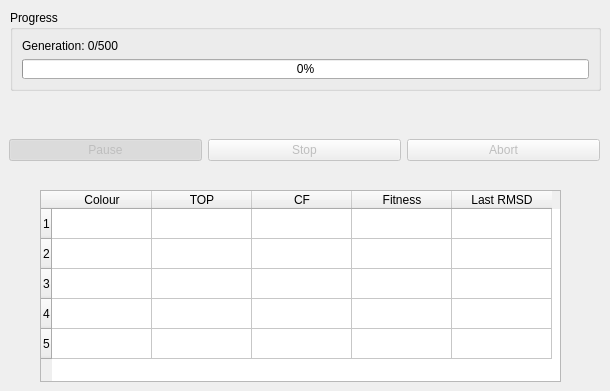
     <widget class="QWidget" name="tab">
      <attribute name="title">
       <string>Results</string>
      </attribute>
      <widget class="QTableWidget" name="flexaid_result_table">
       <property name="geometry">
        <rect>
         <x>40</x>
         <y>190</y>
         <width>521</width>
         <height>192</height>
        </rect>
       </property>
       <property name="rowCount">
        <number>5</number>
       </property>
       <row/>
       <row/>
       <row/>
       <row/>
       <row/>
       <column>
        <property name="text">
         <string>Colour</string>
        </property>
       </column>
       <column>
        <property name="text">
         <string>TOP</string>
        </property>
       </column>
       <column>
        <property name="text">
         <string>CF</string>
        </property>
       </column>
       <column>
        <property name="text">
         <string>Fitness</string>
        </property>
       </column>
       <column>
        <property name="text">
         <string>Last RMSD</string>
        </property>
       </column>
      </widget>
      <widget class="QGroupBox" name="groupBox_8">
       <property name="geometry">
        <rect>
         <x>10</x>
         <y>10</y>
         <width>591</width>
         <height>81</height>
        </rect>
       </property>
       <property name="title">
        <string>Progress</string>
       </property>
       <layout class="QGridLayout" name="gridLayout_2">
        <item row="0" column="0">
         <widget class="QLabel" name="generation_label">
          <property name="text">
           <string>Generation: 0/500</string>
          </property>
         </widget>
        </item>
        <item row="1" column="0">
         <widget class="QProgressBar" name="flexaid_progress">
          <property name="autoFillBackground">
           <bool>false</bool>
          </property>
          <property name="maximum">
           <number>500</number>
          </property>
          <property name="value">
           <number>0</number>
          </property>
          <property name="textVisible">
           <bool>true</bool>
          </property>
         </widget>
        </item>
       </layout>
      </widget>
      <widget class="QWidget" name="horizontalLayoutWidget_4">
       <property name="geometry">
        <rect>
         <x>9</x>
         <y>110</y>
         <width>591</width>
         <height>80</height>
        </rect>
       </property>
       <layout class="QHBoxLayout" name="horizontalLayout_4">
        <item>
         <widget class="QPushButton" name="flexaid_button_pause">
          <property name="enabled">
           <bool>false</bool>
          </property>
          <property name="text">
           <string>Pause</string>
          </property>
          <property name="checkable">
           <bool>true</bool>
          </property>
          <property name="checked">
           <bool>true</bool>
          </property>
         </widget>
        </item>
        <item>
         <widget class="QPushButton" name="flexaid_button_stop">
          <property name="enabled">
           <bool>false</bool>
          </property>
          <property name="text">
           <string>Stop</string>
          </property>
         </widget>
        </item>
        <item>
         <widget class="QPushButton" name="flexaid_button_abort">
          <property name="enabled">
           <bool>false</bool>
          </property>
          <property name="text">
           <string>Abort</string>
          </property>
          <property name="checkable">
           <bool>false</bool>
          </property>
          <property name="checked">
           <bool>false</bool>
          </property>
         </widget>
        </item>
       </layout>
      </widget>
     </widget>
